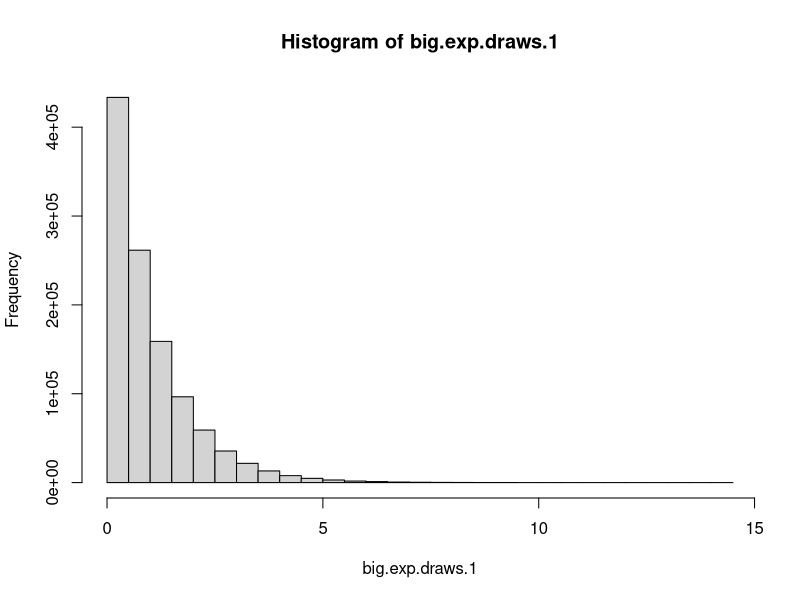
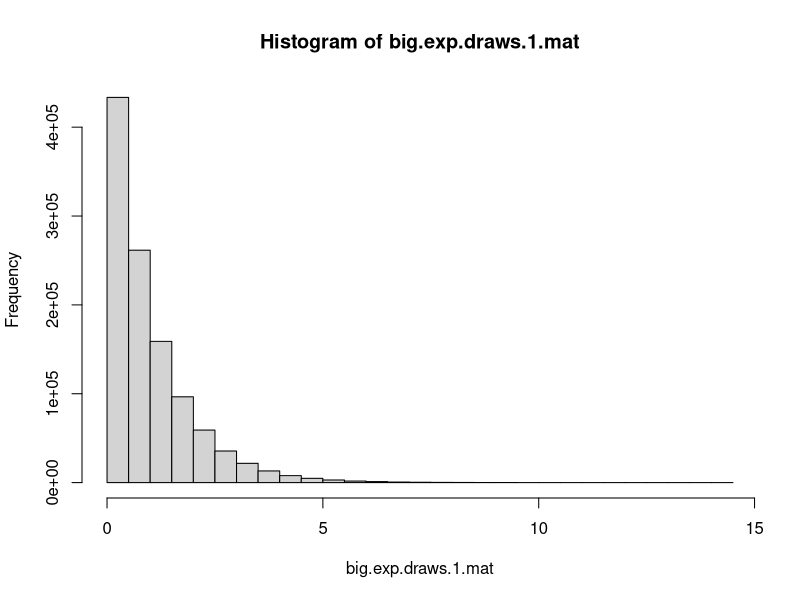

Here is the R script that generated these plots, in order:
## ---- chunk 1
library(tidyverse)
## ---- chunk 2
rexp(n=10, rate=5)
## ---- chunk 3
big.exp.draws.1 = rexp(n=1100000)
mean(big.exp.draws.1)
sd(big.exp.draws.1)
## ---- chunk 4
hist(big.exp.draws.1)
## ---- chunk 5
mean(big.exp.draws.1[which(big.exp.draws.1>1)])
## ---- chunk 6
big.exp.draws.1.mat = matrix(big.exp.draws.1,nrow=1100)
hist(big.exp.draws.1.mat)
## ---- chunk 7
mean(big.exp.draws.1.mat[,371])
## ---- chunk 8

